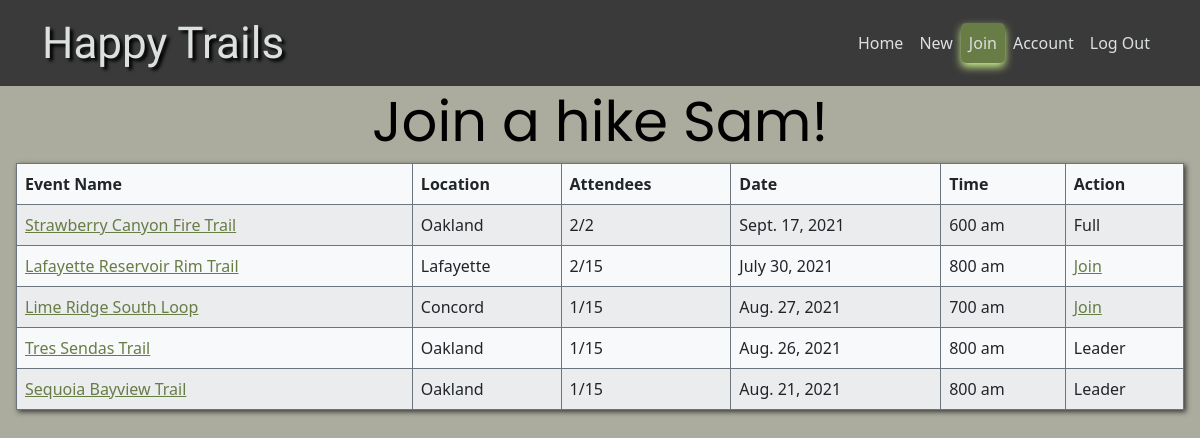
The app's page /hikes/join (signed in) with its own data.
### login_app/models.py (models this page shows)
class User(models.Model):
    first_name=models.CharField(max_length=30)
    last_name=models.CharField(max_length=30)
    email=models.EmailField(max_length=80) #unique=True
    password=models.CharField(max_length=60)
    created_at=models.DateTimeField(auto_now_add=True)
    updated_at=models.DateTimeField(auto_now=True)
    objects=UserManager()

### hike_app/models.py (models this page shows)
class Hike(models.Model):
    event_name=models.CharField(max_length=60)
    location=models.CharField(max_length=60)
    description=models.TextField()
    distance=models.FloatField(default=0)
    max_attendees=models.IntegerField()
    difficulty=models.CharField(max_length=60)
    pets=models.CharField(max_length=10)
    date=models.DateField()
    time=models.CharField(max_length=60)
    user = models.ForeignKey("login_app.User", related_name="hikes", on_delete=models.CASCADE)
    attend=models.ManyToManyField("login_app.User", related_name="user_hikes")
    created_at=models.DateTimeField(auto_now_add=True)
    updated_at=models.DateTimeField(auto_now=True)
    objects=HikeManager()

### hike_app/views.py (the view)
# urls.py: path('join', views.join),
def join(request):
    if request.method == "GET":
        context={
            "hikes": Hike.objects.all(),
            "user": User.objects.get(id=request.session['user_id']),
        }
        return render(request, "join.html", context)

### hike_app/templates/join.html (shortened to what this page needs)
<!DOCTYPE html>
<html lang="en">
<head>
    {% load static %}
    <link rel="stylesheet" href="{% static 'css/bootstrap.min.css' %}">
    <link rel="stylesheet" href="{% static 'style.css' %}">
</head>
<body>
    <nav id="main_menu" class="navbar navbar-expand-md fixed-top navbar-dark mb-5">
        <div class="container">
            <h1 class="happy">Happy Trails</h1>
            <div id="mainMenu" class="collapse navbar-collapse">
                <ul class="navbar-nav ms-auto">
                    <li><a class="nav-link" href="/hikes">Home</a></li>
                    <li><a class="nav-link" href="/hikes/new">New</a></li>
                    <li><a class="nav-link active" href="/hikes/join">Join</a></li>
                    <li><a class="nav-link" href="/hikes/account">Account</a></li>
                    <li><a class="nav-link" href="/hikes/logout">Log Out</a></li>
                </ul>
            </div>
        </div>
    </nav>
    <div class="wrapper">
        <div class=" row justify-content-center">
            <div class="col-6 title-wrapper text-center mt-5 pt-3">
                <h1 class="mt-4 stroke display-4">Join a hike {{request.session.first_name}}!</h1>
            </div>
        </div>
        <div class="table-wrapper mx-3">
            <table class="table table-striped table-hover table-bordered border-secondary bg-light">
                <thead>
                    <tr>
                        <th>Event Name</th>
                        <th>Location</th>
                        <th>Attendees</th>
                        <th>Date</th>
                        <th>Time</th>
                        <th>Action</th>
                    </tr>
                </thead>
                <tbody>
                    {% for hike in hikes %}
                    <tr>
                        <td><a href="/hikes/details/{{hike.id}}" class="action">{{hike.event_name}}</a></td>
                        <td>{{hike.location}}</td>
                        <td>{{hike.attend.count}}/{{hike.max_attendees}}</td>
                        <td>{{hike.date}}</td>
                        <td>{{hike.time}}</td>
                        {% if hike.user.id == request.session.user_id%}
                        <td>Leader</td>
                        {% else %}
                        {% if hike.attend.count == hike.max_attendees %}
                        <td>Full</td>
                        {% else %}
                        <td><a href="/hikes/join/{{hike.id}}" class="action">Join</a></td>
                        {% endif %}
                        {% endif %}
                    </tr>
                {% endfor %}
                </tbody>
            </table>
        </div>
    </div>
</body>
</html>

### hike_app/static/style.css (style rules this page uses)
* { margin: 0; padding: 0; }
#main_menu { background-color: #3b3a3a; }
#mainMenu .nav-link { color: #dce0e0; border-radius: 5px; transition: 0.1s; }
#mainMenu .nav-link.active { background-color:#687c46 !important; box-shadow: 0px 4px 8px #cbf18a !important; border-radius: 5px !important; }
.wrapper { background-color: #abac9d; height: 100vh; }
.happy { font-family: Satisfy; text-shadow: 3px 3px 3px black; vertical-align:middle; padding-top: 8px; color:#dce0e0; zoom: 110%; }
.stroke { font-family: Poppins; color: black; font-weight:normal; }
table { box-shadow: 2px 2px 5px #3b3a3a; }
.action { color: #687c46; }

### records on screen
User: session.first_name "Sam"
Hike: event_name "Strawberry Canyon Fire Trail", location "Oakland", attend.count "2", max_attendees "2", date "Sept. 17, 2021", time "600 am", shows "Full"
Hike: event_name "Lafayette Reservoir Rim Trail", location "Lafayette", attend.count "2", max_attendees "15", date "July 30, 2021", time "800 am"
Hike: event_name "Lime Ridge South Loop", location "Concord", attend.count "1", max_attendees "15", date "Aug. 27, 2021", time "700 am"
Hike: event_name "Tres Sendas Trail", location "Oakland", attend.count "1", max_attendees "15", date "Aug. 26, 2021", time "800 am", shows "Leader"
Hike: event_name "Sequoia Bayview Trail", location "Oakland", attend.count "1", max_attendees "15", date "Aug. 21, 2021", time "800 am", shows "Leader"
